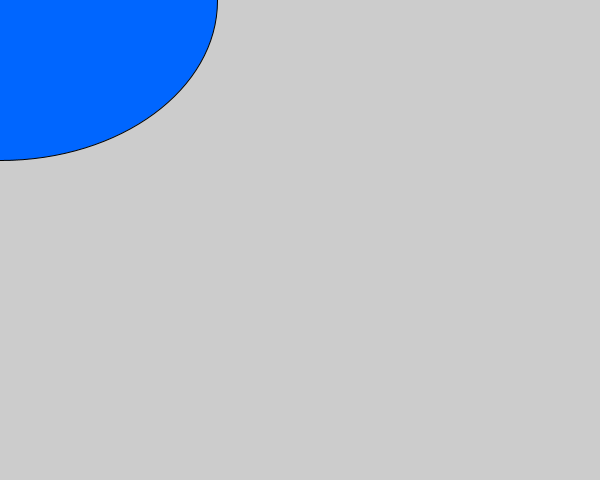
Frame 1 (no input)
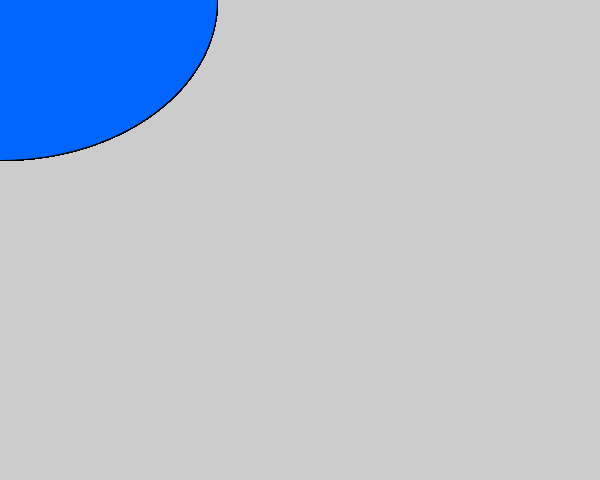
Frame 60 (the mouse pressed at the canvas centre just before this capture)
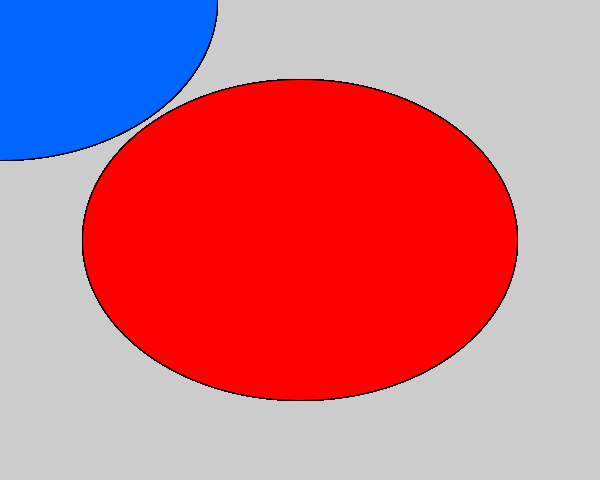
Frame 120 (the mouse held since frame 60 and released just before this capture)

The Processing sketch that drew these frames (run headless with seeded random() and noise(); from frame 60 on, the mouse is pressed at the canvas centre):

// Processing sketch: processing_77085
// ── processing_77085.pde

void setup () { 
  size (600, 480);
}


void draw () {
  if (mousePressed) {
    fill(255,0,0);  
  }else{
   fill(0, 102, 255); 
  }
ellipse(mouseX, mouseY, 435, 321);
}
